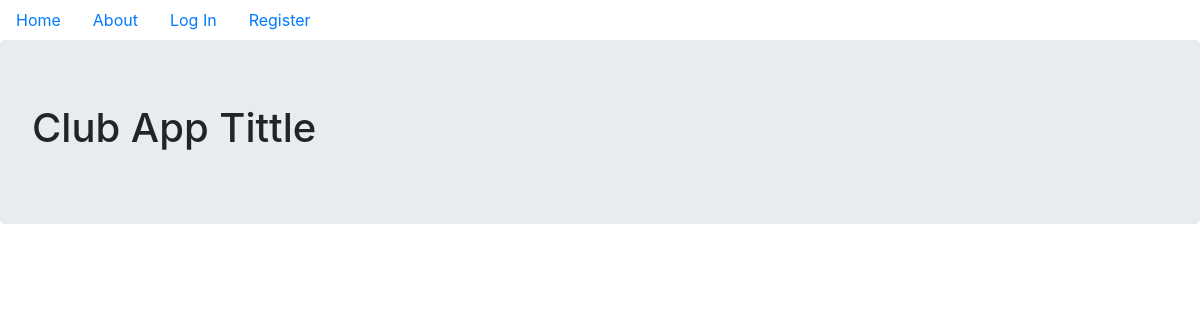
Before: / with the older database file.
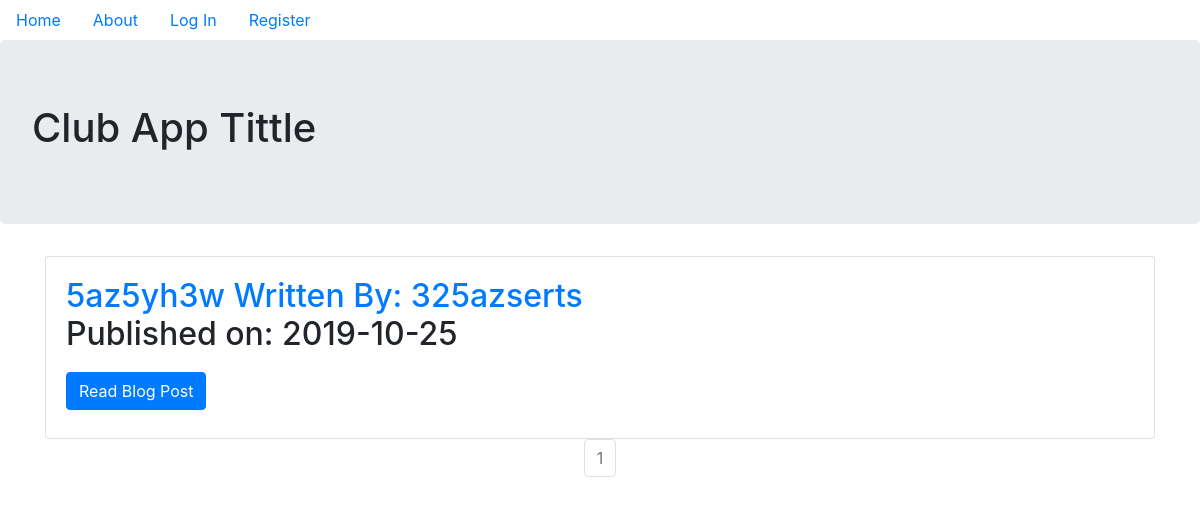
After: the same page with the newer database file.
### clubAppFolder/models.py (models this page shows, shortened)
class BlogPost(db.Model):
    users = db.relationship(User)
    id = db.Column(db.Integer, primary_key=True)
    user_id = db.Column(db.Integer, db.ForeignKey('users.id'), nullable=False)
    date = db.Column(db.DateTime, nullable=False, default=datetime.utcnow)
    title = db.Column(db.String(140), nullable=False)
    text = db.Column(db.Text, nullable=False)

class User(db.Model, UserMixin):
    __tablename__ = 'users'
    id = db.Column(db.Integer, primary_key=True)
    profile_image = db.Column(db.String(20), nullable=False, default='default_profile.png')
    email = db.Column(db.String(64), unique=True, index=True)
    username = db.Column(db.String(64), unique=True, index=True)
    password_hash = db.Column(db.String(128))
    post = db.relationship('BlogPost', backref='author', lazy=True)

### clubAppFolder/core/views.py (the view)
@core.route('/')
def index():
    page = request.args.get('page', 1, type=int)
    blog_posts = BlogPost.query.order_by(BlogPost.date.desc()).paginate(page=page, per_page=5)
    return render_template('index.html', blog_posts=blog_posts)

### clubAppFolder/templates/index.html
{% extends "base.html" %}
{% block content %}
<div class="jumbotron">
    <h1>Club App Tittle</h1>
</div>
<div class="container">
    {% for post in blog_posts.items %}
        <div class="card">
            <div class="card-body">
                <h2><a class="card-title" href="{{url_for('blog_posts.blog_post', blog_post_id=post.id)}}">{{post.title}}</a>
                    <a href="{{url_for('users.user_posts', username=post.author.username)}}">Written By: {{post.author.username}}</a>
                    <p>Published on: {{post.date.strftime('%Y-%m-%d')}}</p>
                    <a class="btn btn-primary" href="{{url_for('blog_posts.blog_post', blog_post_id=post.id)}}">Read Blog Post</a>
                </h2>
            </div>
        </div>
    {% endfor %}
</div>
<nav aria-label="Page Navigation example">
    <ul class="pagination justify-content-center">
        {% for page_num in blog_posts.iter_pages(left_edge=1,right_edge=1,left_current=1,right_current=2) %}
            {% if blog_posts.page == page_num %}
            <li class="page-item disabled">
                <a class="page-link" href="{{url_for('core.index', page=page_num)}}">{{page_num}}</a>
            </li>
            {% else %}
            <li class="page-item">
                <a class="page-link" href="{{url_for('core.index', page=page_num)}}">{{page_num}}</a>
            </li>
            {% endif%}
        {% endfor %}
    </ul>
</nav>
{% endblock %}

### clubAppFolder/templates/base.html (shortened to what this page needs)
<!DOCTYPE html>
<html lang="en">
<head>
        <link rel="stylesheet" href="https://stackpath.bootstrapcdn.com/bootstrap/4.3.1/css/bootstrap.min.css">
</head>
<body>
    <ul class="nav">
        <li class="nav-link">
            <a href="{{url_for('core.index')}}">Home</a>
        </li>
        <li class="nav-link">
            <a href="{{url_for('core.info')}}">About</a>
        </li>
        {% if current_user.is_authenticated %}
        <li class="nav-link">
            <a href="{{url_for('blog_posts.create_post')}}">Create Post</a>
        </li>
        <li class="nav-link">
            <a href="{{url_for('users.account')}}">Account</a>
        </li>
        <li class="nav-link">
            <a href="{{url_for('users.logout')}}">Log Out</a>
        </li>
        {% else %}
        <li class="nav-link">
            <a href="{{url_for('users.login')}}">Log In</a>
        </li>
        <li class="nav-link">
            <a href="{{url_for('users.register')}}">Register</a>
        </li>
        {% endif %}
    </ul>
<div>
    {% block content %}
    {% endblock %}
</div>
</body>
</html>

Changed rows visible on the page:
added BlogPost: title "5az5yh3w", author.username "325azserts", date "2019-10-25"
Other visible differences:
new list line: "1"
